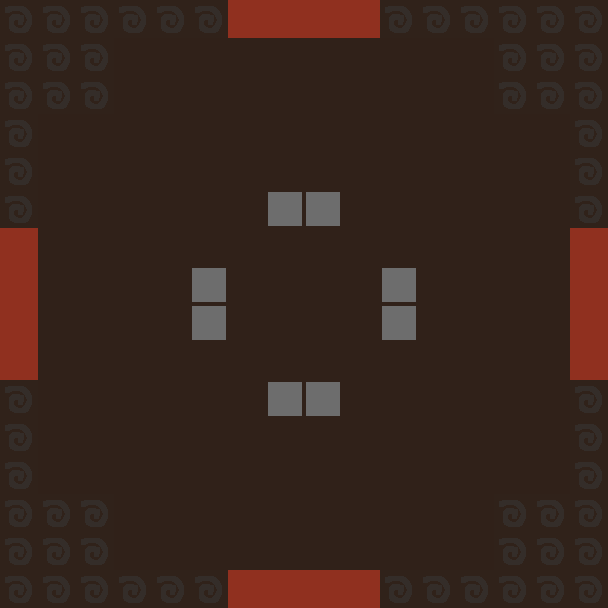

Tiled map render using the project's own tile images. Description and the whole map definition, tile-layer contents included, below:
An orthogonal 16x16 tile map with 38x38 px tiles, 3 tile layers (background, walls, pressure_plates), 1 hidden layer not drawn.

<map version="1.10" tiledversion="1.10.2" orientation="orthogonal" renderorder="right-down" width="16" height="16" tilewidth="38" tileheight="38" infinite="0" nextlayerid="5" nextobjectid="1">
 <tileset firstgid="1" source="deltaworld.tsx" />
 <layer id="1" name="background" width="16" height="16">
  <data encoding="csv">
0,0,0,0,0,0,9,9,9,9,0,0,0,0,0,0,
0,10,10,10,10,10,10,10,10,10,10,10,10,10,10,0,
0,10,10,10,10,10,10,10,10,10,10,10,10,10,10,0,
0,10,10,10,10,10,10,10,10,10,10,10,10,10,10,0,
0,10,10,10,10,10,10,10,10,10,10,10,10,10,10,0,
0,10,10,10,10,10,10,10,10,10,10,10,10,10,10,0,
9,10,10,10,10,10,10,10,10,10,10,10,10,10,10,9,
9,10,10,10,10,10,10,10,10,10,10,10,10,10,10,9,
9,10,10,10,10,10,10,10,10,10,10,10,10,10,10,9,
9,10,10,10,10,10,10,10,10,10,10,10,10,10,10,9,
0,10,10,10,10,10,10,10,10,10,10,10,10,10,10,0,
0,10,10,10,10,10,10,10,10,10,10,10,10,10,10,0,
0,10,10,10,10,10,10,10,10,10,10,10,10,10,10,0,
0,10,10,10,10,10,10,10,10,10,10,10,10,10,10,0,
0,10,10,10,10,10,10,10,10,10,10,10,10,10,10,0,
0,0,0,0,0,0,9,9,9,9,0,0,0,0,0,0
</data>
 </layer>
 <layer id="2" name="walls" width="16" height="16">
  <data encoding="csv">
12,12,12,12,12,12,0,0,0,0,12,12,12,12,12,12,
12,12,12,0,0,0,0,0,0,0,0,0,0,12,12,12,
12,12,12,0,0,0,0,0,0,0,0,0,0,12,12,12,
12,0,0,0,0,0,0,0,0,0,0,0,0,0,0,12,
12,0,0,0,0,0,0,0,0,0,0,0,0,0,0,12,
12,0,0,0,0,0,0,0,0,0,0,0,0,0,0,12,
0,0,0,0,0,0,0,0,0,0,0,0,0,0,0,0,
0,0,0,0,0,0,0,0,0,0,0,0,0,0,0,0,
0,0,0,0,0,0,0,0,0,0,0,0,0,0,0,0,
0,0,0,0,0,0,0,0,0,0,0,0,0,0,0,0,
12,0,0,0,0,0,0,0,0,0,0,0,0,0,0,12,
12,0,0,0,0,0,0,0,0,0,0,0,0,0,0,12,
12,0,0,0,0,0,0,0,0,0,0,0,0,0,0,12,
12,12,12,0,0,0,0,0,0,0,0,0,0,12,12,12,
12,12,12,0,0,0,0,0,0,0,0,0,0,12,12,12,
12,12,12,12,12,12,0,0,0,0,12,12,12,12,12,12
</data>
 </layer>
 <layer id="4" name="pressure_plates" width="16" height="16">
  <data encoding="csv">
0,0,0,0,0,0,0,0,0,0,0,0,0,0,0,0,
0,0,0,0,0,0,0,0,0,0,0,0,0,0,0,0,
0,0,0,0,0,0,0,0,0,0,0,0,0,0,0,0,
0,0,0,0,0,0,0,0,0,0,0,0,0,0,0,0,
0,0,0,0,0,0,0,0,0,0,0,0,0,0,0,0,
0,0,0,0,0,0,0,13,13,0,0,0,0,0,0,0,
0,0,0,0,0,0,0,0,0,0,0,0,0,0,0,0,
0,0,0,0,0,13,0,0,0,0,13,0,0,0,0,0,
0,0,0,0,0,13,0,0,0,0,13,0,0,0,0,0,
0,0,0,0,0,0,0,0,0,0,0,0,0,0,0,0,
0,0,0,0,0,0,0,13,13,0,0,0,0,0,0,0,
0,0,0,0,0,0,0,0,0,0,0,0,0,0,0,0,
0,0,0,0,0,0,0,0,0,0,0,0,0,0,0,0,
0,0,0,0,0,0,0,0,0,0,0,0,0,0,0,0,
0,0,0,0,0,0,0,0,0,0,0,0,0,0,0,0,
0,0,0,0,0,0,0,0,0,0,0,0,0,0,0,0
</data>
 </layer>
 <layer id="3" name="firewalls" width="16" height="16" visible="0">
  <data encoding="csv">
0,0,0,0,0,0,0,0,0,0,0,0,0,0,0,0,
0,0,0,0,0,7,0,0,0,0,7,0,0,0,0,0,
0,0,0,0,0,7,0,0,0,0,7,0,0,0,0,0,
0,0,0,0,0,7,0,0,0,0,7,0,0,0,0,0,
0,0,0,0,0,7,7,7,7,7,7,0,0,0,0,0,
0,7,7,7,7,0,0,0,0,0,0,7,7,7,7,0,
0,0,0,0,7,0,0,0,0,0,0,7,0,0,0,0,
0,0,0,0,7,0,0,0,0,0,0,7,0,0,0,0,
0,0,0,0,7,0,0,0,0,0,0,7,0,0,0,0,
0,0,0,0,7,0,0,0,0,0,0,7,0,0,0,0,
0,7,7,7,7,0,0,0,0,0,0,7,7,7,7,0,
0,0,0,0,0,7,7,7,7,7,7,0,0,0,0,0,
0,0,0,0,0,7,0,0,0,0,7,0,0,0,0,0,
0,0,0,0,0,7,0,0,0,0,7,0,0,0,0,0,
0,0,0,0,0,7,0,0,0,0,7,0,0,0,0,0,
0,0,0,0,0,0,0,0,0,0,0,0,0,0,0,0
</data>
 </layer>
</map>
